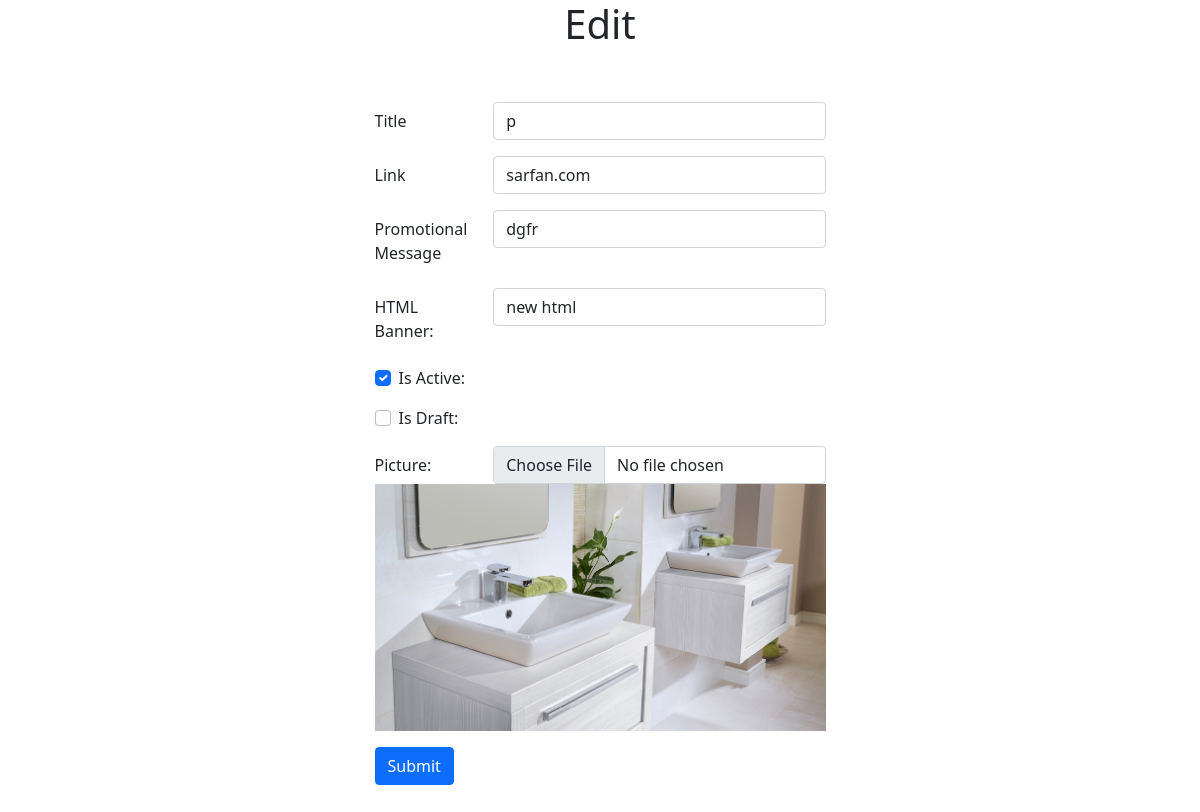
The app's page /admin/Banners/edit.php?id=27, older data.
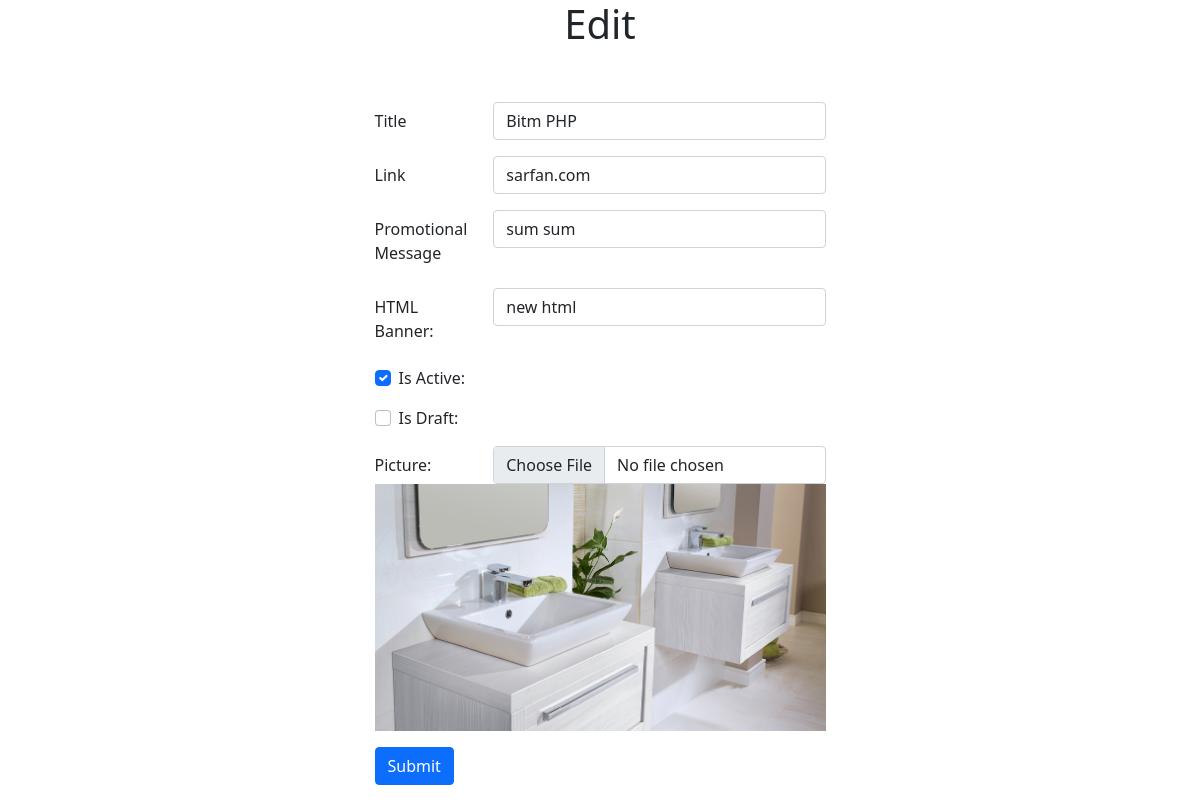
The same page, newer data.
### tables this page shows
CREATE TABLE `banner` (
  `id` int(11) NOT NULL,
  `title` varchar(255) NOT NULL,
  `link` varchar(255) NOT NULL,
  `promotional_message` varchar(255) NOT NULL,
  `html_banner` varchar(255) NOT NULL,
  `is_draft` tinyint(4) NOT NULL DEFAULT '0',
  `picture` varchar(255) DEFAULT NULL,
  `created_at` datetime NOT NULL DEFAULT CURRENT_TIMESTAMP,
  `modified_at` datetime NOT NULL DEFAULT CURRENT_TIMESTAMP,
  `is_active` tinyint(4) NOT NULL DEFAULT '0'
);

### src/Banner.php (called while the page is built, shortened)
<?php
class Banner{
    public $conn = null;
    public function __construct()
    {
        $this->conn = new PDO("mysql:host=localhost;dbname=ecommerce",
            'root', '');
        $this->conn->setAttribute(PDO::ATTR_ERRMODE,
            PDO::ERRMODE_EXCEPTION);
    }
    public function edit(){
        $_id = $_GET['id'];
        $query = "SELECT * FROM `banner` WHERE id = :id";
        $stmt = $this->conn->prepare($query);
        $stmt->bindParam(':id', $_id);
        $result = $stmt->execute();
        $banner = $stmt->fetch();
        return $banner;
    }
}
?>

### config.php (called while the page is built, shortened)
<?php
$webroot = 'http://localhost/batch1-arfan/crud/';
?>

### admin/Banners/edit.php (the view, shortened to what the changed rows need)
<?php
include_once($_SERVER['DOCUMENT_ROOT']."/batch1-arfan/crud/config.php");
$_banner = new Banner();
$banner = $_banner->edit();
?>
<!doctype html>
<html lang="en">
<head>
    <link href="https://cdn.jsdelivr.net/npm/bootstrap@5.1.3/dist/css/bootstrap.min.css" rel="stylesheet">
</head>
<body>
<section>
    <div class="container">
        <div class="row justify-content-center">
            <div class="col-md-5">
                <h1 class="text-center mb-4">Edit</h1>
                <form method="post" action="update.php" enctype="multipart/form-data">
                    <div class="mb-3 row">
                        <div class="col-md-9">
                            <input
                                type="text"
                                class="form-control"
                                id="inputTitle"
                                name="title"
                                value="<?=$banner['title']?>"
                            >
                        </div>
                    </div>
                    <div class="mb-3 row">
                        <div class="col-md-9">
                            <input
                                type="text"
                                class="form-control"
                                id="inputLink"
                                name="link"
                                value="<?=$banner['link']?>"
                            >
                        </div>
                    </div>
                    <div class="mb-3 row">
                        <div class="col-md-9">
                            <input
                                type="text"
                                class="form-control"
                                id="inputPro_mes"
                                name="promotional_message"
                                value="<?=$banner['promotional_message']?>"
                            >
                        </div>
                    </div>
                    <div class="mb-3 row">
                        <div class="col-md-9">
                            <input
                                    type="text"
                                    class="form-control"
                                    id="inputHTML_banner"
                                    name="html_banner"
                                    value="<?=$banner['html_banner']?>"
                            >
                        </div>
                    </div>
                    <div class="mb-3 row">
                        <label for="inputFile" class="col-md-3         col-form-label">Picture:</label>
                        <div class="col-md-9">
                            <input
                                    type="file"
                                    class="form-control"
                                    id="inputFile"
                                    name="picture"
                                    value="<?=$banner['picture'];?>"
                            >
                        </div>
                        <img src="<?=$webroot;?>uploads/<?=$banner['picture'];                       ?>">
                    </div>
                </form>
            </div>
        </div>
    </div>
</section>
</body>
</html>

Row changes from the older to the newer data that the page shows:
changed banner "sarfan.com": title "p" → "Bitm PHP"; promotional_message "dgfr" → "sum sum"
